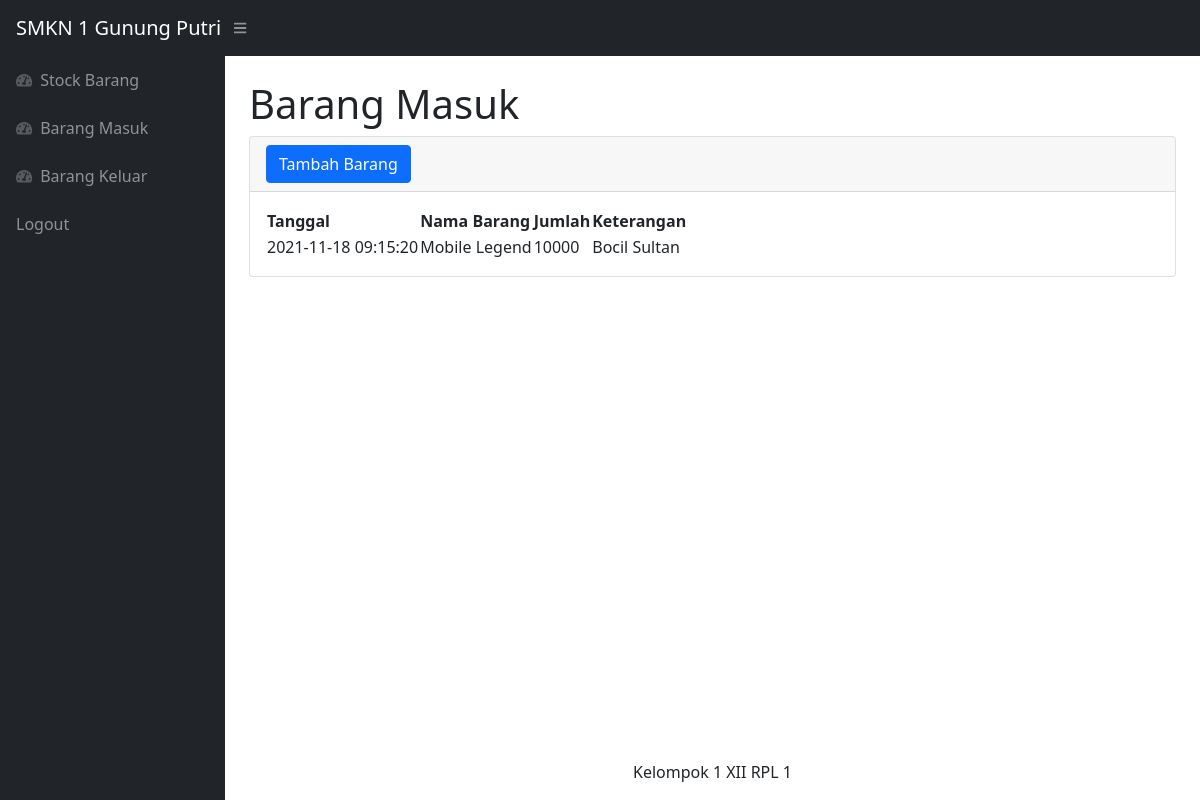
The app's page /masuk.php (signed in), older data.
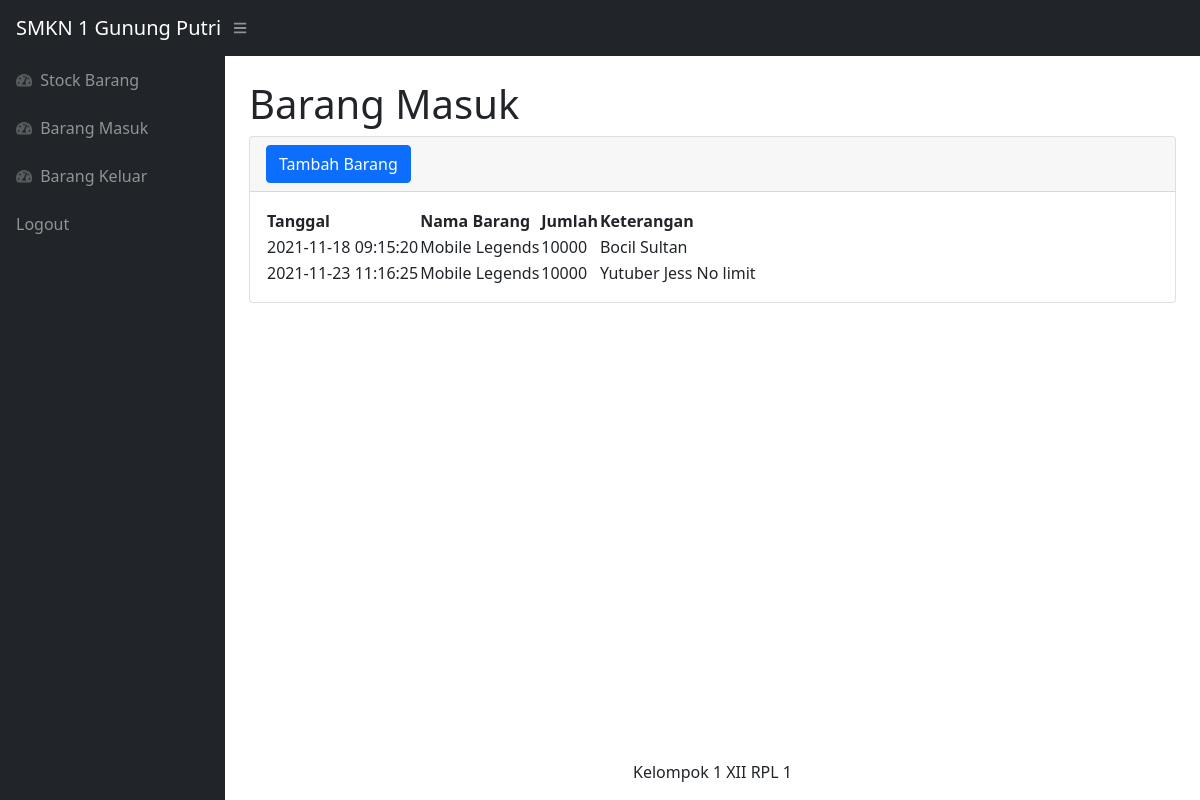
The same page, newer data.
### tables this page shows
CREATE TABLE `masuk` (
  `idmasuk` int(11) NOT NULL,
  `idbarang` int(11) NOT NULL,
  `tanggal` timestamp NOT NULL DEFAULT current_timestamp(),
  `keterangan` varchar(25) NOT NULL,
  `qty` int(11) NOT NULL
);

CREATE TABLE `stock` (
  `idbarang` int(11) NOT NULL,
  `namabarang` varchar(25) NOT NULL,
  `deskripsi` varchar(25) NOT NULL,
  `stock` int(11) NOT NULL
);

### masuk.php (the view, shortened to what this page needs)
<?php
require 'function.php';
?>
<!DOCTYPE html>
<html lang="en">
<head>
    <link href="https://cdn.jsdelivr.net/npm/simple-datatables@latest/dist/style.css" rel="stylesheet" />
    <link href="css/styles.css" rel="stylesheet" />
</head>
<body class="sb-nav-fixed">
    <nav class="sb-topnav navbar navbar-expand navbar-dark bg-dark">
        <a class="navbar-brand ps-3" href="index.html">SMKN 1 Gunung Putri</a>
        <button class="btn btn-link btn-sm order-1 order-lg-0 me-4 me-lg-0" id="sidebarToggle" href="#!"><i class="fas fa-bars"></i></button>
    </nav>
    <div id="layoutSidenav">
        <div id="layoutSidenav_nav">
            <nav class="sb-sidenav accordion sb-sidenav-dark" id="sidenavAccordion">
                <div class="sb-sidenav-menu">
                    <div class="nav">
                        <a class="nav-link" href="index.php">
                            <div class="sb-nav-link-icon"><i class="fas fa-tachometer-alt"></i></div>
                            Stock Barang
                        </a>
                        <a class="nav-link" href="masuk.php">
                            <div class="sb-nav-link-icon"><i class="fas fa-tachometer-alt"></i></div>
                            Barang Masuk
                        </a>
                        <a class="nav-link" href="keluar.php">
                            <div class="sb-nav-link-icon"><i class="fas fa-tachometer-alt"></i></div>
                            Barang Keluar
                        </a>
                        <a class="nav-link" href="logout.php">
                            Logout
                        </a>
                    </div>
                </div>
            </nav>
        </div>
        <div id="layoutSidenav_content">
            <main>
                <div class="container-fluid px-4">
                    <h1 class="mt-4">Barang Masuk</h1>
                    <div class="card mb-4">
                        <div class="card-header">
                            <button type="button" class="btn btn-primary" data-bs-toggle="modal" data-bs-target="#myModal">
                                Tambah Barang
                            </button>
                        </div>
                        <div class="card-body">
                            <table id="datatablesSimple">
                                <thead>
                                    <tr>
                                        <th>Tanggal</th>
                                        <th>Nama Barang</th>
                                        <th>Jumlah</th>
                                        <th>Keterangan</th>
                                    </tr>
                                </thead>
                                <tbody>
                                    <?php
                                    $ambilsemuadatastock = mysqli_query($conn, "select * from masuk m, stock s where s.idbarang = m.idbarang");
                                    while ($data = mysqli_fetch_array($ambilsemuadatastock)) {
                                        $tanggal = $data['tanggal'];
                                        $namabarang = $data['namabarang'];
                                        $qty = $data['qty'];
                                        $keterangan = $data['keterangan'];
                                    ?>
                                        <tr>
                                            <td><?= $tanggal; ?></td>
                                            <td><?= $namabarang; ?></td>
                                            <td><?= $qty; ?></td>
                                            <td><?= $keterangan; ?></td>
                                        </tr>
                                    <?php
                                    };
                                    ?>
                                </tbody>
                            </table>
                        </div>
                    </div>
                </div>
            </main>
            <body>
                <div class="center">
                    <p>Kelompok 1 XII RPL 1</p>
                </div>
        </div>
    </div>
</body>
</html>

### masuk.php (style rules this page uses)
.center { text-align: center; }

Row changes from the older to the newer data that the page shows:
changed through a linked row, masuk "Bocil Sultan": idbarang.namabarang "Mobile Legend" → "Mobile Legends"
added masuk: tanggal "2021-11-23 11:16:25", idbarang.namabarang "Mobile Legends", qty "10000", keterangan "Yutuber Jess No limit"
